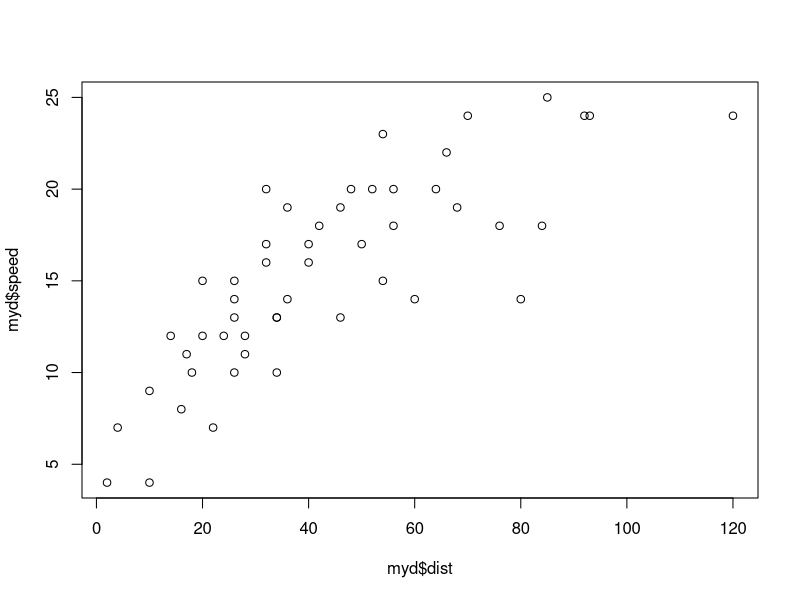

This chart was generated by the following R code:
## ---- chunk 1
# Hello world
library(dplyr)
myd <- cars
head(myd)
## ---- chunk 2

plot(myd$speed ~ myd$dist)

## ---- chunk 3
sessionInfo()
